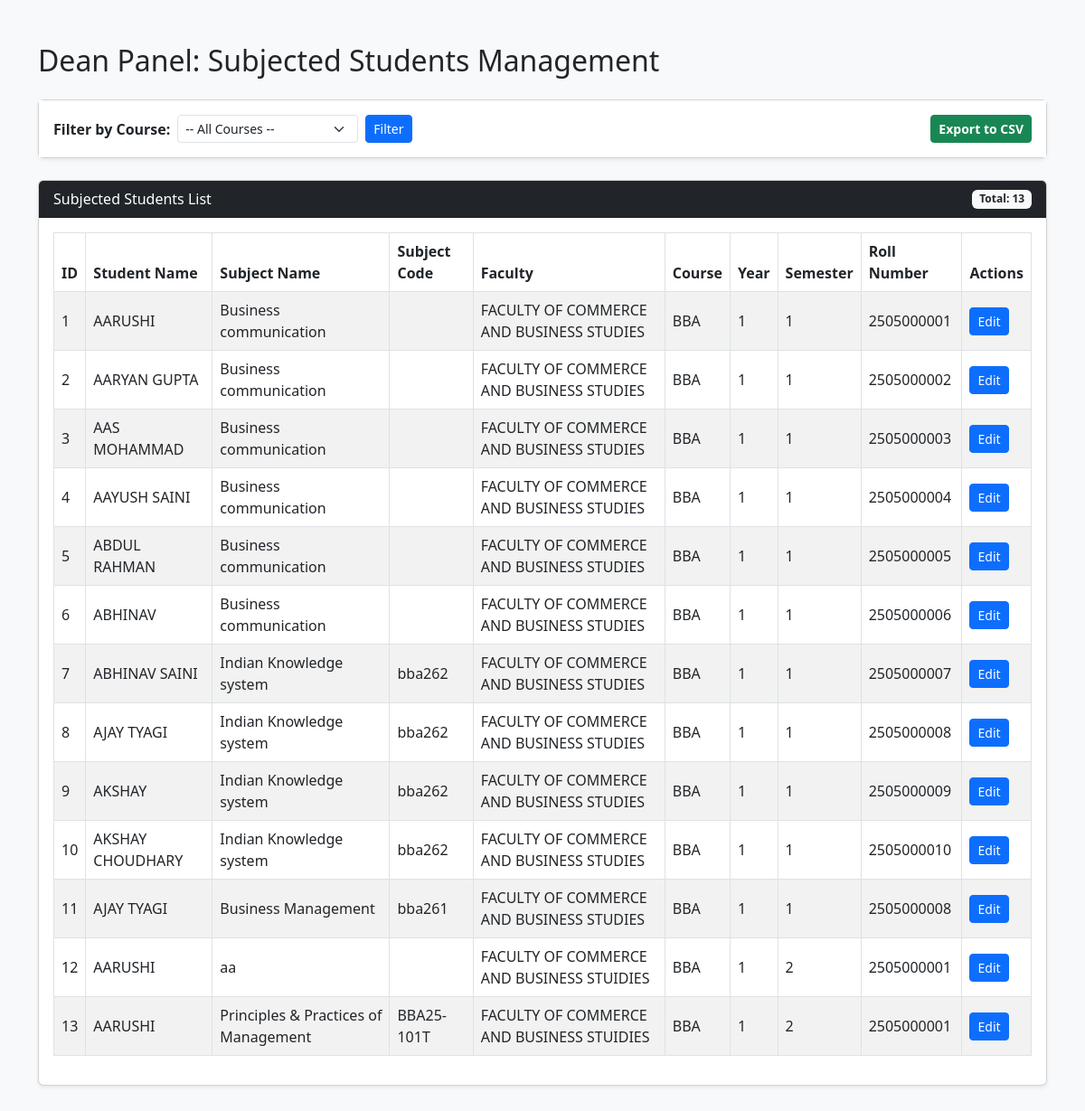
Before: /dean/dean_subjected_students.php with the older database file.
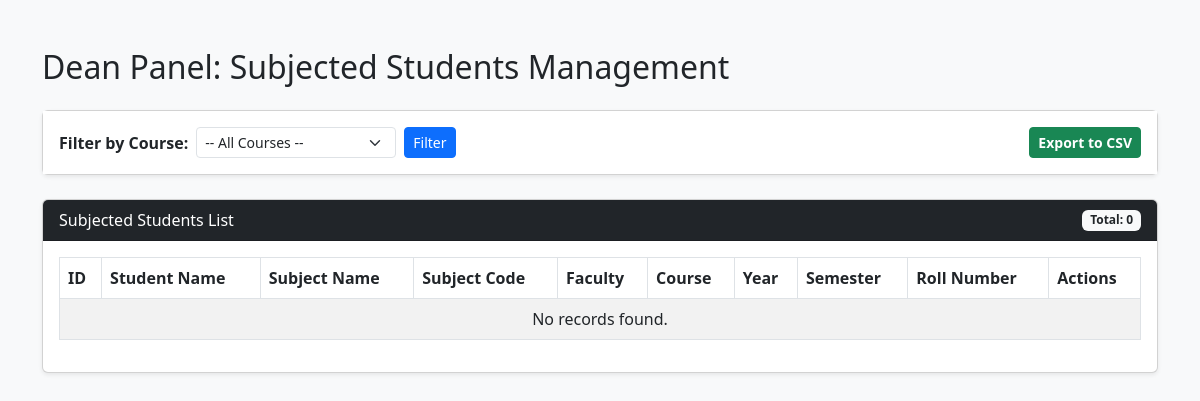
After: the same page with the newer database file.
### tables this page shows
CREATE TABLE `subjected_student` (
  `id` int(11) NOT NULL,
  `student_name` varchar(122) NOT NULL,
  `subject_name` varchar(122) NOT NULL,
  `subject_code` varchar(122) NOT NULL,
  `faculty` varchar(122) NOT NULL,
  `course` varchar(122) NOT NULL,
  `year` int(11) NOT NULL,
  `semester` int(11) NOT NULL,
  `roll_number` varchar(50) DEFAULT NULL,
  `enrollment_number` varchar(50) DEFAULT NULL,
  `session` varchar(11) NOT NULL
);

### dean/dean_subjected_students.php (the view, shortened to what this page needs)
<?php
$host = '127.0.0.1';
$dbname = 'mhu-ams';
$username = 'root';
$password = '';
try {
    $pdo = new PDO("mysql:host=$host;dbname=$dbname;charset=utf8mb4", $username, $password);
    $pdo->setAttribute(PDO::ATTR_ERRMODE, PDO::ERRMODE_EXCEPTION);
} catch (PDOException $e) {
    die("Connection failed: " . $e->getMessage());
}
$filter_course = isset($_GET['filter_course']) ? trim($_GET['filter_course']) : '';
$where_clause = "";
$params = [];
$limit = 50;
$page = isset($_GET['page']) && is_numeric($_GET['page']) ? (int)$_GET['page'] : 1;
$offset = ($page - 1) * $limit;
$countStmt = $pdo->prepare("SELECT COUNT(*) FROM subjected_student $where_clause");
$countStmt->execute($params);
$total_records = $countStmt->fetchColumn();
$fetchStmt = $pdo->prepare("SELECT * FROM subjected_student $where_clause LIMIT $limit OFFSET $offset");
$fetchStmt->execute($params);
$students = $fetchStmt->fetchAll(PDO::FETCH_ASSOC);
?>
<!DOCTYPE html>
<html lang="en">
<head>
    <link href="https://cdn.jsdelivr.net/npm/bootstrap@5.3.0/dist/css/bootstrap.min.css" rel="stylesheet">
</head>
<body class="bg-light">
<div class="container my-5">
    <h2 class="mb-4">Dean Panel: Subjected Students Management</h2>
    <div class="card shadow-sm mb-4">
        <div class="card-body bg-white d-flex flex-wrap justify-content-between align-items-center">
            <form method="GET" action="dean_subjected_students.php" class="d-flex align-items-center gap-2 mb-2 mb-md-0">
                <label for="filter_course" class="fw-bold mb-0 text-nowrap">Filter by Course:</label>
                <select name="filter_course" id="filter_course" class="form-select form-select-sm" style="min-width: 200px;">
                    <option value="">-- All Courses --</option>
                </select>
                <button type="submit" class="btn btn-primary btn-sm">Filter</button>
            </form>
            <a href="dean_subjected_students.php?export=1<?= !empty($filter_course) ? '&filter_course=' . urlencode($filter_course) : '' ?>" class="btn btn-success btn-sm fw-bold">
                Export to CSV
            </a>
        </div>
    </div>
    <div class="card shadow-sm">
        <div class="card-header bg-dark text-white d-flex justify-content-between align-items-center">
            <span>Subjected Students List</span>
            <span class="badge bg-light text-dark">Total: <?= $total_records ?></span>
        </div>
        <div class="card-body">
            <div class="table-responsive">
                <table class="table table-bordered table-striped align-middle">
                    <thead>
                        <tr>
                            <th>ID</th>
                            <th>Student Name</th>
                            <th>Subject Name</th>
                            <th>Subject Code</th>
                            <th>Faculty</th>
                            <th>Course</th>
                            <th>Year</th>
                            <th>Semester</th>
                            <th>Roll Number</th>
                            <th>Actions</th>
                        </tr>
                    </thead>
                    <tbody>
                        <?php if (count($students) > 0): ?>
                            <?php foreach ($students as $student): ?>
                                <tr>
                                    <td><?= htmlspecialchars($student['id']) ?></td>
                                    <td><?= htmlspecialchars($student['student_name']) ?></td>
                                    <td><?= htmlspecialchars($student['subject_name']) ?></td>
                                    <td><?= htmlspecialchars($student['subject_code']) ?></td>
                                    <td><?= htmlspecialchars($student['faculty']) ?></td>
                                    <td><?= htmlspecialchars($student['course']) ?></td>
                                    <td><?= htmlspecialchars($student['year']) ?></td>
                                    <td><?= htmlspecialchars($student['semester']) ?></td>
                                    <td><?= htmlspecialchars($student['roll_number']) ?></td>
                                    <td>
                                        <a href="dean_subjected_students.php?edit_id=<?= $student['id'] ?>" class="btn btn-sm btn-primary">Edit</a>
                                    </td>
                                </tr>
                            <?php endforeach; ?>
                        <?php else: ?>
                            <tr>
                                <td colspan="10" class="text-center">No records found.</td>
                            </tr>
                        <?php endif; ?>
                    </tbody>
                </table>
            </div>
        </div>
    </div>
</div>
</body>
</html>

Changed rows visible on the page:
removed subjected_student: id "1", student_name "AARUSHI", subject_name "Business communication", faculty "FACULTY OF COMMERCE AND BUSINESS STUDIES", course "BBA", year "1", semester "1", roll_number "2505000001"
removed subjected_student: id "2", student_name "AARYAN GUPTA", subject_name "Business communication", faculty "FACULTY OF COMMERCE AND BUSINESS STUDIES", course "BBA", year "1", semester "1", roll_number "2505000002"
removed subjected_student: id "3", student_name "AAS MOHAMMAD", subject_name "Business communication", faculty "FACULTY OF COMMERCE AND BUSINESS STUDIES", course "BBA", year "1", semester "1", roll_number "2505000003"
removed subjected_student: id "4", student_name "AAYUSH SAINI", subject_name "Business communication", faculty "FACULTY OF COMMERCE AND BUSINESS STUDIES", course "BBA", year "1", semester "1", roll_number "2505000004"
removed subjected_student: id "5", student_name "ABDUL RAHMAN", subject_name "Business communication", faculty "FACULTY OF COMMERCE AND BUSINESS STUDIES", course "BBA", year "1", semester "1", roll_number "2505000005"
removed subjected_student: id "6", student_name "ABHINAV", subject_name "Business communication", faculty "FACULTY OF COMMERCE AND BUSINESS STUDIES", course "BBA", year "1", semester "1", roll_number "2505000006"
removed subjected_student: id "7", student_name "ABHINAV SAINI", subject_name "Indian Knowledge system", subject_code "bba262", faculty "FACULTY OF COMMERCE AND BUSINESS STUDIES", course "BBA", year "1", semester "1", roll_number "2505000007"
removed subjected_student: id "8", student_name "AJAY TYAGI", subject_name "Indian Knowledge system", subject_code "bba262", faculty "FACULTY OF COMMERCE AND BUSINESS STUDIES", course "BBA", year "1", semester "1", roll_number "2505000008"
removed subjected_student: id "9", student_name "AKSHAY", subject_name "Indian Knowledge system", subject_code "bba262", faculty "FACULTY OF COMMERCE AND BUSINESS STUDIES", course "BBA", year "1", semester "1", roll_number "2505000009"
removed subjected_student: id "10", student_name "AKSHAY CHOUDHARY", subject_name "Indian Knowledge system", subject_code "bba262", faculty "FACULTY OF COMMERCE AND BUSINESS STUDIES", course "BBA", year "1", semester "1", roll_number "2505000010"
removed subjected_student: id "11", student_name "AJAY TYAGI", subject_name "Business Management", subject_code "bba261", faculty "FACULTY OF COMMERCE AND BUSINESS STUDIES", course "BBA", year "1", semester "1", roll_number "2505000008"
removed subjected_student: id "12", student_name "AARUSHI", subject_name "aa", faculty "FACULTY OF COMMERCE AND BUSINESS STUIDIES", course "BBA", year "1", semester "2", roll_number "2505000001"
removed subjected_student: id "13", student_name "AARUSHI", subject_name "Principles & Practices of Management", subject_code "BBA25-101T", faculty "FACULTY OF COMMERCE AND BUSINESS STUIDIES", course "BBA", year "1", semester "2", roll_number "2505000001"
Other visible differences:
$total_records: "13" → "0"
text now shown: "No records found."
